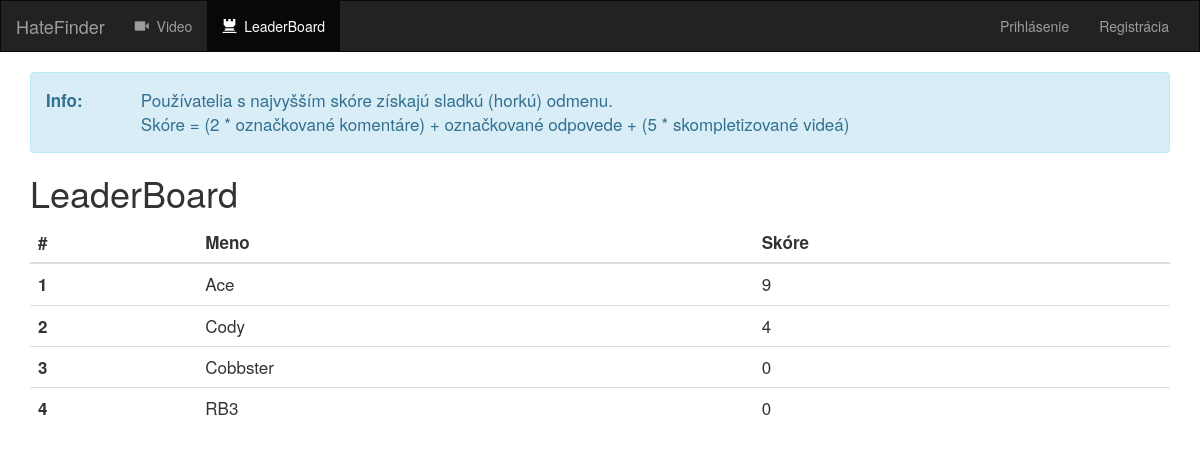
/video/leaderboard/, run on an earlier commit of the app's database.
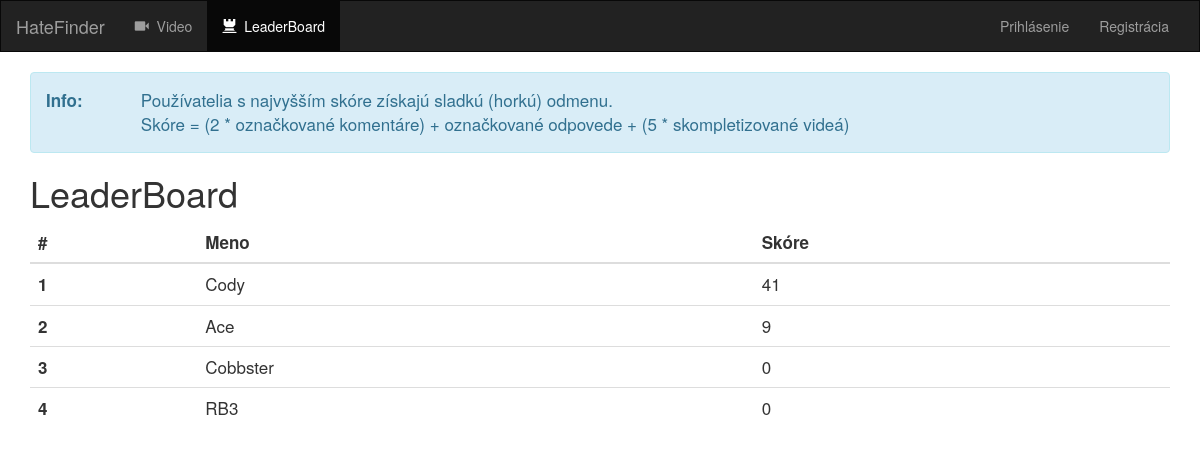
And on a later commit of the database.
### video/models.py (models this page shows)
class Worker(models.Model):
    user = models.OneToOneField(User, on_delete=models.CASCADE)
    videos = models.ManyToManyField(Video)
    comments = models.ManyToManyField(Comment)
    score = models.IntegerField(default=0)
    def __str__(self):
        return self.user.username

### video/views.py (the view)
class LeaderBoardView(generic.ListView):
    template_name = 'video/leaderboard.html'
    context_object_name = 'workers'
    def get_queryset(self):
        main_set = Worker.objects.all().order_by('-score')
        subset = main_set[:10]
        return subset

### video/templates/video/leaderboard.html (shortened to what this page needs)
{% extends 'video/base.html' %}
{% block active_list %}
    <ul class="nav navbar-nav">
        <li class="">
            <a href="{%  url 'video:index' %}">
                <span class="glyphicon glyphicon-facetime-video" aria-hidden="true"></span>&nbsp; Video
            </a>
        </li>
        <li class="active">
            <a href="{%  url 'video:leaderboard' %}">
                <span class="glyphicon glyphicon-tower" aria-hidden="true"></span>&nbsp; LeaderBoard
            </a>
        </li>
    </ul>
{% endblock %}
{% block body %}
    <div id="leaderboard" class="container">
        <div class="alert alert-info">
            <div class="row">
                <div class="col-md-1">
                    <strong>Info:</strong>
                </div>
                <div class="col-md-11">
                    Používatelia s najvyšším skóre získajú sladkú (horkú) odmenu. <br>
                    Skóre = (2 * označkované komentáre) + označkované odpovede + (5 * skompletizované videá)
                </div>
            </div>
        </div>
        <h1>LeaderBoard</h1>
        <table class="table">
            <thead>
                <tr>
                    <th>#</th>
                    <th>Meno</th>
                    <th>Skóre</th>
                </tr>
            </thead>
            <tbody>
                {% for worker in workers %}
                    <tr>
                        <th scope="row">{{ forloop.counter }}</th>
                        <td>{{ worker }}</td>
                        <td>{{ worker.score }}</td>
                    </tr>
                {% endfor %}
            </tbody>
        </table>
    </div>
{% endblock %}

What changed in the data, as far as the page shows it:
changed Worker "Cody": score "4" → "41"; moves up the list
